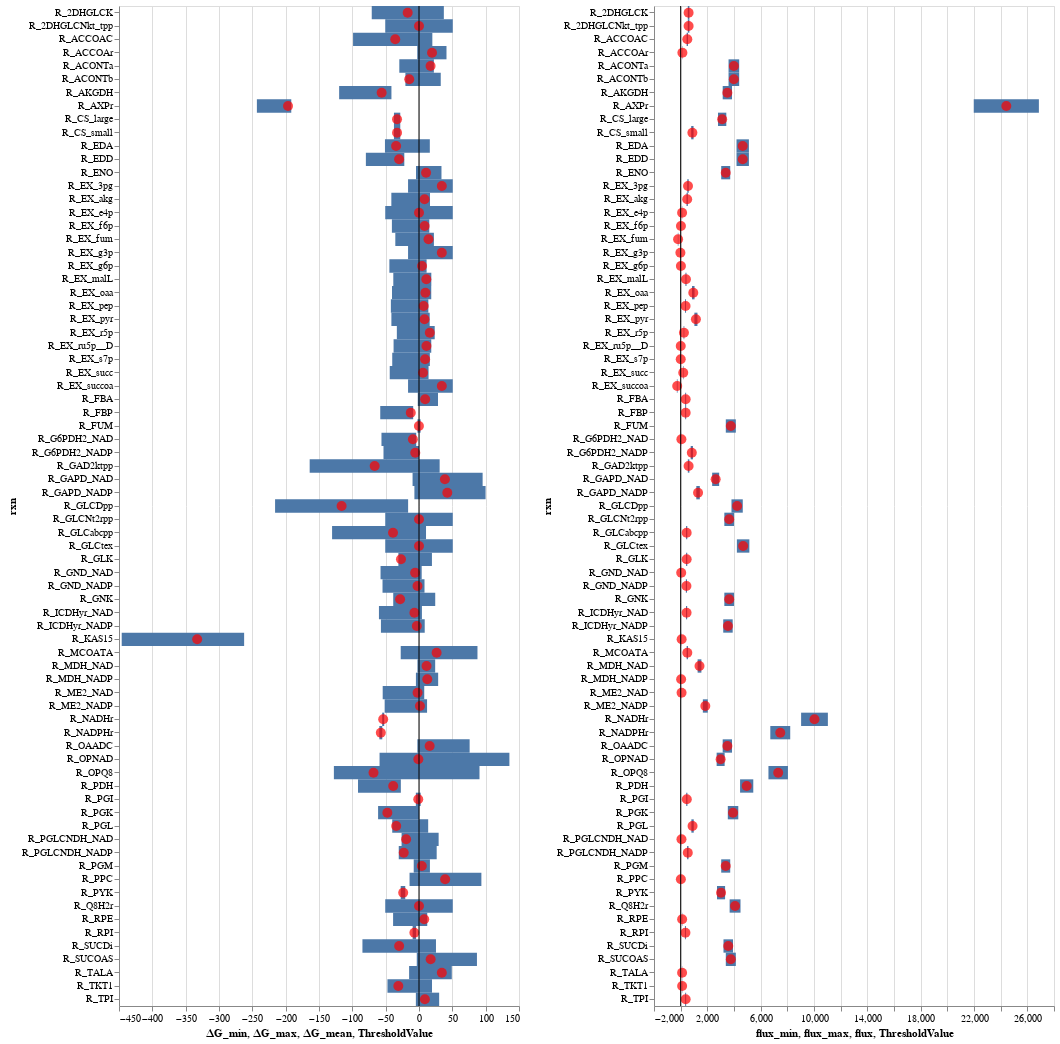

Here is the notebook cell this chart was saved with:
### Markdown cell above
### Fixing standard ∆G ranges - accoa reactions

 - The flux and ∆G range seem to be incompatible for reaction MCOATA
   - this one was estimated without the carriers, and it doesn't seem to have worked out, so i'll just set it to [-5, 5]
 - The flux and ∆G range seem to be incompatible for reaction R_ACCOAr  
   - this is a fake reaction to recycle accoa and coa, i'll set the lower bound to -35 kJ/mol

### Code cell
file_in = os.path.join(models_dir,f'{model_name}.xlsx')
data_dict = pd.read_excel(file_in, sheet_name=None, index_col=0)
flag, flux_df, dG_df = check_thermodynamic_feasibility(data_dict) 
dG_df['rxn'] = dG_df.index


flux_df['rxn'] = flux_df.index
flux_df['flux_min'] = flux_df['vref_mean (mmol/L/h)'] - flux_df['vref_std (mmol/L/h)']
flux_df['flux_max'] = flux_df['vref_mean (mmol/L/h)'] + flux_df['vref_std (mmol/L/h)']
flux_df['flux'] = flux_df['vref_mean (mmol/L/h)']

height=1000
width=400
plot_dG_and_flux(dG_df,  flux_df, height, width)

### Figure 1 — Vega-Lite specification as saved in the notebook (floating-point values rounded to 4 significant figures)
{"$schema": "https://vega.github.io/schema/vega-lite/v3.4.0.json", "config": {"mark": {"tooltip": null}, "view": {"height": 300, "width": 400}}, "datasets": {"data-026cce113e7c79705aaf8d9a3a0b2f9d": [{"flux": 450, "flux_max": 495, "flux_min": 405, "rxn": "R_GLCabcpp", "vref_mean (mmol/L/h)": 450, "vref_mean (mmol/L/h).1": 450, "vref_std (mmol/L/h)": 45, "vref_std (mmol/L/h).1": 45}, {"flux": 450, "flux_max": 495, "flux_min": 405, "rxn": "R_GLK", "vref_mean (mmol/L/h)": 450, "vref_mean (mmol/L/h).1": 450, "vref_std (mmol/L/h)": 45, "vref_std (mmol/L/h).1": 45}, {"flux": 3639, "flux_max": 4003.0, "flux_min": 3275.0, "rxn": "R_GLCNt2rpp", "vref_mean (mmol/L/h)": 3639, "vref_mean (mmol/L/h).1": 3639, "vref_std (mmol/L/h)": 363.9, "vref_std (mmol/L/h).1": 363.9}, {"flux": 3639, "flux_max": 4003.0, "flux_min": 3275.0, "rxn": "R_GNK", "vref_mean (mmol/L/h)": 3639, "vref_mean (mmol/L/h).1": 3639, "vref_std (mmol/L/h)": 363.9, "vref_std (mmol/L/h).1": 363.9}, {"flux": 595, "flux_max": 654.5, "flux_min": 535.5, "rxn": "R_2DHGLCNkt_tpp", "vref_mean (mmol/L/h)": 595, "vref_mean (mmol/L/h).1": 595, "vref_std (mmol/L/h)": 59.5, "vref_std (mmol/L/h).1": 59.5}, {"flux": 595, "flux_max": 654.5, "flux_min": 535.5, "rxn": "R_2DHGLCK", "vref_mean (mmol/L/h)": 595, "vref_mean (mmol/L/h).1": 595, "vref_std (mmol/L/h)": 59.5, "vref_std (mmol/L/h).1": 59.5}, {"flux": 61, "flux_max": 67.1, "flux_min": 54.9, "rxn": "R_PGLCNDH_NAD", "vref_mean (mmol/L/h)": 61, "vref_mean (mmol/L/h).1": 61, "vref_std (mmol/L/h)": 6.1, "vref_std (mmol/L/h).1": 6.1}, {"flux": 534, "flux_max": 587.4, "flux_min": 480.6, "rxn": "R_PGLCNDH_NADP", "vref_mean (mmol/L/h)": 534, "vref_mean (mmol/L/h).1": 534, "vref_std (mmol/L/h)": 53.4, "vref_std (mmol/L/h).1": 53.4}, {"flux": 4234, "flux_max": 4657.0, "flux_min": 3811.0, "rxn": "R_GLCDpp", "vref_mean (mmol/L/h)": 4234, "vref_mean (mmol/L/h).1": 4234, "vref_std (mmol/L/h)": 423.4, "vref_std (mmol/L/h).1": 423.4}, {"flux": 595, "flux_max": 654.5, "flux_min": 535.5, "rxn": "R_GAD2ktpp", "vref_mean (mmol/L/h)": 595, "vref_mean (mmol/L/h).1": 595, "vref_std (mmol/L/h)": 59.5, "vref_std (mmol/L/h).1": 59.5}, {"flux": 55, "flux_max": 60.5, "flux_min": 49.5, "rxn": "R_G6PDH2_NAD", "vref_mean (mmol/L/h)": 55, "vref_mean (mmol/L/h).1": 55, "vref_std (mmol/L/h)": 5.5, "vref_std (mmol/L/h).1": 5.5}, {"flux": 837, "flux_max": 920.7, "flux_min": 753.3, "rxn": "R_G6PDH2_NADP", "vref_mean (mmol/L/h)": 837, "vref_mean (mmol/L/h).1": 837, "vref_std (mmol/L/h)": 83.7, "vref_std (mmol/L/h).1": 83.7}, {"flux": 892, "flux_max": 981.2, "flux_min": 802.8, "rxn": "R_PGL", "vref_mean (mmol/L/h)": 892, "vref_mean (mmol/L/h).1": 892, "vref_std (mmol/L/h)": 89.2, "vref_std (mmol/L/h).1": 89.2}, {"flux": 41, "flux_max": 45.1, "flux_min": 36.9, "rxn": "R_GND_NAD", "vref_mean (mmol/L/h)": 41, "vref_mean (mmol/L/h).1": 41, "vref_std (mmol/L/h)": 4.1, "vref_std (mmol/L/h).1": 4.1}, {"flux": 432, "flux_max": 475.2, "flux_min": 388.8, "rxn": "R_GND_NADP", "vref_mean (mmol/L/h)": 432, "vref_mean (mmol/L/h).1": 432, "vref_std (mmol/L/h)": 43.2, "vref_std (mmol/L/h).1": 43.2}, {"flux": 357, "flux_max": 392.7, "flux_min": 321.3, "rxn": "R_RPI", "vref_mean (mmol/L/h)": 357, "vref_mean (mmol/L/h).1": 357, "vref_std (mmol/L/h)": 35.7, "vref_std (mmol/L/h).1": 35.7}, {"flux": 111, "flux_max": 122.1, "flux_min": 99.9, "rxn": "R_RPE", "vref_mean (mmol/L/h)": 111, "vref_mean (mmol/L/h).1": 111, "vref_std (mmol/L/h)": 11.1, "vref_std (mmol/L/h).1": 11.1}, {"flux": 111, "flux_max": 122.1, "flux_min": 99.9, "rxn": "R_TKT1", "vref_mean (mmol/L/h)": 111, "vref_mean (mmol/L/h).1": 111, "vref_std (mmol/L/h)": 11.1, "vref_std (mmol/L/h).1": 11.1}, {"flux": 107, "flux_max": 117.7, "flux_min": 96.3, "rxn": "R_TALA", "vref_mean (mmol/L/h)": 107, "vref_mean (mmol/L/h).1": 107, "vref_std (mmol/L/h)": 10.7, "vref_std (mmol/L/h).1": 10.7}, {"flux": 4653, "flux_max": 5118.0, "flux_min": 4188.0, "rxn": "R_EDD", "vref_mean (mmol/L/h)": 4653, "vref_mean (mmol/L/h).1": 4653, "vref_std (mmol/L/h)": 465.3, "vref_std (mmol/L/h).1": 465.3}, {"flux": 4653, "flux_max": 5118.0, "flux_min": 4188.0, "rxn": "R_EDA", "vref_mean (mmol/L/h)": 4653, "vref_mean (mmol/L/h).1": 4653, "vref_std (mmol/L/h)": 465.3, "vref_std (mmol/L/h).1": 465.3}, {"flux": 460, "flux_max": 506, "flux_min": 414, "rxn": "R_PGI", "vref_mean (mmol/L/h)": 460, "vref_mean (mmol/L/h).1": 460, "vref_std (mmol/L/h)": 46, "vref_std (mmol/L/h).1": 46}, {"flux": 374, "flux_max": 411.4, "flux_min": 336.6, "rxn": "R_FBP", "vref_mean (mmol/L/h)": 374, "vref_mean (mmol/L/h).1": 374, "vref_std (mmol/L/h)": 37.4, "vref_std (mmol/L/h).1": 37.4}, {"flux": 374, "flux_max": 411.4, "flux_min": 336.6, "rxn": "R_FBA", "vref_mean (mmol/L/h)": 374, "vref_mean (mmol/L/h).1": 374, "vref_std (mmol/L/h)": 37.4, "vref_std (mmol/L/h).1": 37.4}, {"flux": 374, "flux_max": 411.4, "flux_min": 336.6, "rxn": "R_TPI", "vref_mean (mmol/L/h)": 374, "vref_mean (mmol/L/h).1": 374, "vref_std (mmol/L/h)": 37.4, "vref_std (mmol/L/h).1": 37.4}, {"flux": 2625, "flux_max": 2888.0, "flux_min": 2362.0, "rxn": "R_GAPD_NAD", "vref_mean (mmol/L/h)": 2625, "vref_mean (mmol/L/h).1": 2625, "vref_std (mmol/L/h)": 262.5, "vref_std (mmol/L/h).1": 262.5}, {"flux": 1304, "flux_max": 1434.0, "flux_min": 1174.0, "rxn": "R_GAPD_NADP", "vref_mean (mmol/L/h)": 1304, "vref_mean (mmol/L/h).1": 1304, "vref_std (mmol/L/h)": 130.4, "vref_std (mmol/L/h).1": 130.4}, {"flux": 3929, "flux_max": 4322.0, "flux_min": 3536.0, "rxn": "R_PGK", "vref_mean (mmol/L/h)": 3929, "vref_mean (mmol/L/h).1": 3929, "vref_std (mmol/L/h)": 392.9, "vref_std (mmol/L/h).1": 392.9}, {"flux": 3379, "flux_max": 3717.0, "flux_min": 3041.0, "rxn": "R_PGM", "vref_mean (mmol/L/h)": 3379, "vref_mean (mmol/L/h).1": 3379, "vref_std (mmol/L/h)": 337.9, "vref_std (mmol/L/h).1": 337.9}, {"flux": 3379, "flux_max": 3717.0, "flux_min": 3041.0, "rxn": "R_ENO", "vref_mean (mmol/L/h)": 3379, "vref_mean (mmol/L/h).1": 3379, "vref_std (mmol/L/h)": 337.9, "vref_std (mmol/L/h).1": 337.9}, {"flux": 3029, "flux_max": 3332.0, "flux_min": 2726.0, "rxn": "R_PYK", "vref_mean (mmol/L/h)": 3029, "vref_mean (mmol/L/h).1": 3029, "vref_std (mmol/L/h)": 302.9, "vref_std (mmol/L/h).1": 302.9}, {"flux": 4951, "flux_max": 5446.0, "flux_min": 4456.0, "rxn": "R_PDH", "vref_mean (mmol/L/h)": 4951, "vref_mean (mmol/L/h).1": 4951, "vref_std (mmol/L/h)": 495.1, "vref_std (mmol/L/h).1": 495.1}, {"flux": 3502, "flux_max": 3852.0, "flux_min": 3152.0, "rxn": "R_OAADC", "vref_mean (mmol/L/h)": 3502, "vref_mean (mmol/L/h).1": 3502, "vref_std (mmol/L/h)": 350.2, "vref_std (mmol/L/h).1": 350.2}, {"flux": 15, "flux_max": 16.5, "flux_min": 13.5, "rxn": "R_PPC", "vref_mean (mmol/L/h)": 15, "vref_mean (mmol/L/h).1": 15, "vref_std (mmol/L/h)": 1.5, "vref_std (mmol/L/h).1": 1.5}, {"flux": 1848, "flux_max": 2033.0, "flux_min": 1663.0, "rxn": "R_ME2_NADP", "vref_mean (mmol/L/h)": 1848, "vref_mean (mmol/L/h).1": 1848, "vref_std (mmol/L/h)": 184.8, "vref_std (mmol/L/h).1": 184.8}, {"flux": 67, "flux_max": 73.7, "flux_min": 60.3, "rxn": "R_ME2_NAD", "vref_mean (mmol/L/h)": 67, "vref_mean (mmol/L/h).1": 67, "vref_std (mmol/L/h)": 6.7, "vref_std (mmol/L/h).1": 6.7}, {"flux": 1413, "flux_max": 1554.0, "flux_min": 1272.0, "rxn": "R_MDH_NAD", "vref_mean (mmol/L/h)": 1413, "vref_mean (mmol/L/h).1": 1413, "vref_std (mmol/L/h)": 141.3, "vref_std (mmol/L/h).1": 141.3}, {"flux": 36, "flux_max": 39.6, "flux_min": 32.4, "rxn": "R_MDH_NADP", "vref_mean (mmol/L/h)": 36, "vref_mean (mmol/L/h).1": 36, "vref_std (mmol/L/h)": 3.6, "vref_std (mmol/L/h).1": 3.6}, {"flux": 3761, "flux_max": 4137.0, "flux_min": 3385.0, "rxn": "R_FUM", "vref_mean (mmol/L/h)": 3761, "vref_mean (mmol/L/h).1": 3761, "vref_std (mmol/L/h)": 376.1, "vref_std (mmol/L/h).1": 376.1}, {"flux": 3568, "flux_max": 3925.0, "flux_min": 3211.0, "rxn": "R_SUCDi", "vref_mean (mmol/L/h)": 3568, "vref_mean (mmol/L/h).1": 3568, "vref_std (mmol/L/h)": 356.8, "vref_std (mmol/L/h).1": 356.8}, {"flux": 3761, "flux_max": 4137.0, "flux_min": 3385.0, "rxn": "R_SUCOAS", "vref_mean (mmol/L/h)": 3761, "vref_mean (mmol/L/h).1": 3761, "vref_std (mmol/L/h)": 376.1, "vref_std (mmol/L/h).1": 376.1}, {"flux": 3501, "flux_max": 3849.0, "flux_min": 3153.0, "rxn": "R_AKGDH", "vref_mean (mmol/L/h)": 3501, "vref_mean (mmol/L/h).1": 3501, "vref_std (mmol/L/h)": 347.8, "vref_std (mmol/L/h).1": 347.8}, {"flux": 3547, "flux_max": 3902.0, "flux_min": 3192.0, "rxn": "R_ICDHyr_NADP", "vref_mean (mmol/L/h)": 3547, "vref_mean (mmol/L/h).1": 3547, "vref_std (mmol/L/h)": 354.7, "vref_std (mmol/L/h).1": 354.7}, {"flux": 443, "flux_max": 487.3, "flux_min": 398.7, "rxn": "R_ICDHyr_NAD", "vref_mean (mmol/L/h)": 443, "vref_mean (mmol/L/h).1": 443, "vref_std (mmol/L/h)": 44.3, "vref_std (mmol/L/h).1": 44.3}, {"flux": 3990, "flux_max": 4389, "flux_min": 3591, "rxn": "R_ACONTa", "vref_mean (mmol/L/h)": 3990, "vref_mean (mmol/L/h).1": 3990, "vref_std (mmol/L/h)": 399, "vref_std (mmol/L/h).1": 399}, {"flux": 3990, "flux_max": 4389, "flux_min": 3591, "rxn": "R_ACONTb", "vref_mean (mmol/L/h)": 3990, "vref_mean (mmol/L/h).1": 3990, "vref_std (mmol/L/h)": 399, "vref_std (mmol/L/h).1": 399}, {"flux": 3112, "flux_max": 3423.0, "flux_min": 2801.0, "rxn": "R_CS_large", "vref_mean (mmol/L/h)": 3112, "vref_mean (mmol/L/h).1": 3112, "vref_std (mmol/L/h)": 311.2, "vref_std (mmol/L/h).1": 311.2}, {"flux": 878, "flux_max": 965.8, "flux_min": 790.2, "rxn": "R_CS_small", "vref_mean (mmol/L/h)": 878, "vref_mean (mmol/L/h).1": 878, "vref_std (mmol/L/h)": 87.8, "vref_std (mmol/L/h).1": 87.8}, {"flux": 498, "flux_max": 547.8, "flux_min": 448.2, "rxn": "R_ACCOAC", "vref_mean (mmol/L/h)": 498, "vref_mean (mmol/L/h).1": 498, "vref_std (mmol/L/h)": 49.8, "vref_std (mmol/L/h).1": 49.8}, {"flux": 73, "flux_max": 80.3, "flux_min": 65.7, "rxn": "R_KAS15", "vref_mean (mmol/L/h)": 73, "vref_mean (mmol/L/h).1": 73, "vref_std (mmol/L/h)": 7.3, "vref_std (mmol/L/h).1": 7.3}, {"flux": 498, "flux_max": 547.8, "flux_min": 448.2, "rxn": "R_MCOATA", "vref_mean (mmol/L/h)": 498, "vref_mean (mmol/L/h).1": 498, "vref_std (mmol/L/h)": 49.8, "vref_std (mmol/L/h).1": 49.8}, {"flux": 2998, "flux_max": 3298.0, "flux_min": 2698.0, "rxn": "R_OPNAD", "vref_mean (mmol/L/h)": 2998, "vref_mean (mmol/L/h).1": 2998, "vref_std (mmol/L/h)": 299.8, "vref_std (mmol/L/h).1": 299.8}, {"flux": 7315, "flux_max": 8046.0, "flux_min": 6584.0, "rxn": "R_OPQ8", "vref_mean (mmol/L/h)": 7315, "vref_mean (mmol/L/h).1": 7315, "vref_std (mmol/L/h)": 731.5, "vref_std (mmol/L/h).1": 731.5}, {"flux": 24420.0, "flux_max": 26870.0, "flux_min": 21980.0, "rxn": "R_AXPr", "vref_mean (mmol/L/h)": 24420.0, "vref_mean (mmol/L/h).1": 24420.0, "vref_std (mmol/L/h)": 2442.0, "vref_std (mmol/L/h).1": 2442.0}, {"flux": 10037, "flux_max": 11040.0, "flux_min": 9033.0, "rxn": "R_NADHr", "vref_mean (mmol/L/h)": 10037, "vref_mean (mmol/L/h).1": 10037, "vref_std (mmol/L/h)": 1004.0, "vref_std (mmol/L/h).1": 1004.0}, {"flux": 7470, "flux_max": 8217, "flux_min": 6723, "rxn": "R_NADPHr", "vref_mean (mmol/L/h)": 7470, "vref_mean (mmol/L/h).1": 7470, "vref_std (mmol/L/h)": 747, "vref_std (mmol/L/h).1": 747}, {"flux": 130, "flux_max": 143, "flux_min": 117, "rxn": "R_ACCOAr", "vref_mean (mmol/L/h)": 130, "vref_mean (mmol/L/h).1": 130, "vref_std (mmol/L/h)": 13, "vref_std (mmol/L/h).1": 13}, {"flux": 4080, "flux_max": 4488, "flux_min": 3672, "rxn": "R_Q8H2r", "vref_mean (mmol/L/h)": 4080, "vref_mean (mmol/L/h).1": 4080, "vref_std (mmol/L/h)": 408, "vref_std (mmol/L/h).1": 408}, {"flux": 4684, "flux_max": 5152.0, "flux_min": 4216.0, "rxn": "R_GLCtex", "vref_mean (mmol/L/h)": 4684, "vref_mean (mmol/L/h).1": 4684, "vref_std (mmol/L/h)": 468.4, "vref_std (mmol/L/h).1": 468.4}, {"flux": 1144, "flux_max": 1258.0, "flux_min": 1030.0, "rxn": "R_EX_pyr", "vref_mean (mmol/L/h)": 1144, "vref_mean (mmol/L/h).1": 1144, "vref_std (mmol/L/h)": 114.4, "vref_std (mmol/L/h).1": 114.4}, {"flux": 365, "flux_max": 401.5, "flux_min": 328.5, "rxn": "R_EX_pep", "vref_mean (mmol/L/h)": 365, "vref_mean (mmol/L/h).1": 365, "vref_std (mmol/L/h)": 36.5, "vref_std (mmol/L/h).1": 36.5}, {"flux": 18, "flux_max": 19.8, "flux_min": 16.2, "rxn": "R_EX_g6p", "vref_mean (mmol/L/h)": 18, "vref_mean (mmol/L/h).1": 18, "vref_std (mmol/L/h)": 1.8, "vref_std (mmol/L/h).1": 1.8}, {"flux": 246, "flux_max": 270.6, "flux_min": 221.4, "rxn": "R_EX_r5p", "vref_mean (mmol/L/h)": 246, "vref_mean (mmol/L/h).1": 246, "vref_std (mmol/L/h)": 24.6, "vref_std (mmol/L/h).1": 24.6}, {"flux": -20, "flux_max": -22, "flux_min": -18, "rxn": "R_EX_g3p", "vref_mean (mmol/L/h)": -20, "vref_mean (mmol/L/h).1": -20, "vref_std (mmol/L/h)": -2, "vref_std (mmol/L/h).1": -2}, {"flux": 107, "flux_max": 117.7, "flux_min": 96.3, "rxn": "R_EX_e4p", "vref_mean (mmol/L/h)": 107, "vref_mean (mmol/L/h).1": 107, "vref_std (mmol/L/h)": 10.7, "vref_std (mmol/L/h).1": 10.7}, {"flux": 21, "flux_max": 23.1, "flux_min": 18.9, "rxn": "R_EX_f6p", "vref_mean (mmol/L/h)": 21, "vref_mean (mmol/L/h).1": 21, "vref_std (mmol/L/h)": 2.1, "vref_std (mmol/L/h).1": 2.1}, {"flux": 550, "flux_max": 605, "flux_min": 495, "rxn": "R_EX_3pg", "vref_mean (mmol/L/h)": 550, "vref_mean (mmol/L/h).1": 550, "vref_std (mmol/L/h)": 55, "vref_std (mmol/L/h).1": 55}, {"flux": 946, "flux_max": 1041.0, "flux_min": 851.4, "rxn": "R_EX_oaa", "vref_mean (mmol/L/h)": 946, "vref_mean (mmol/L/h).1": 946, "vref_std (mmol/L/h)": 94.6, "vref_std (mmol/L/h).1": 94.6}, {"flux": 397, "flux_max": 436.7, "flux_min": 357.3, "rxn": "R_EX_malL", "vref_mean (mmol/L/h)": 397, "vref_mean (mmol/L/h).1": 397, "vref_std (mmol/L/h)": 39.7, "vref_std (mmol/L/h).1": 39.7}, {"flux": 489, "flux_max": 537.9, "flux_min": 440.1, "rxn": "R_EX_akg", "vref_mean (mmol/L/h)": 489, "vref_mean (mmol/L/h).1": 489, "vref_std (mmol/L/h)": 48.9, "vref_std (mmol/L/h).1": 48.9}, {"flux": 193, "flux_max": 212.3, "flux_min": 173.7, "rxn": "R_EX_succ", "vref_mean (mmol/L/h)": 193, "vref_mean (mmol/L/h).1": 193, "vref_std (mmol/L/h)": 19.3, "vref_std (mmol/L/h).1": 19.3}, {"flux": 5, "flux_max": 5.5, "flux_min": 4.5, "rxn": "R_EX_ru5p__D", "vref_mean (mmol/L/h)": 5, "vref_mean (mmol/L/h).1": 5, "vref_std (mmol/L/h)": 0.5, "vref_std (mmol/L/h).1": 0.5}, {"flux": -193, "flux_max": -212.3, "flux_min": -173.7, "rxn": "R_EX_fum", "vref_mean (mmol/L/h)": -193, "vref_mean (mmol/L/h).1": -193, "vref_std (mmol/L/h)": -19.3, "vref_std (mmol/L/h).1": -19.3}, {"flux": 4, "flux_max": 4.4, "flux_min": 3.6, "rxn": "R_EX_s7p", "vref_mean (mmol/L/h)": 4, "vref_mean (mmol/L/h).1": 4, "vref_std (mmol/L/h)": 0.4, "vref_std (mmol/L/h).1": 0.4}, {"flux": -260, "flux_max": -286, "flux_min": -234, "rxn": "R_EX_succoa", "vref_mean (mmol/L/h)": -260, "vref_mean (mmol/L/h).1": -260, "vref_std (mmol/L/h)": -26, "vref_std (mmol/L/h).1": -26}], "data-7d1a8a984ecc874dde12d916b8ca10ac": [{"rxn": "R_GLCabcpp", "∆G_max": 10.53, "∆G_mean": -39.0, "∆G_min": -130.4}, {"rxn": "R_GLK", "∆G_max": 19.41, "∆G_mean": -27.04, "∆G_min": -30.93}, {"rxn": "R_GLCNt2rpp", "∆G_max": 50.64, "∆G_mean": 0, "∆G_min": -50.64}, {"rxn": "R_GNK", "∆G_max": 24.34, "∆G_mean": -28.32, "∆G_min": -38.65}, {"rxn": "R_2DHGLCNkt_tpp", "∆G_max": 50.64, "∆G_mean": 0, "∆G_min": -50.64}, {"rxn": "R_2DHGLCK", "∆G_max": 37.27, "∆G_mean": -16.98, "∆G_min": -70.88}, {"rxn": "R_PGLCNDH_NAD", "∆G_max": 29.45, "∆G_mean": -19.29, "∆G_min": -26.11}, {"rxn": "R_PGLCNDH_NADP", "∆G_max": 26.53, "∆G_mean": -22.88, "∆G_min": -30.37}, {"rxn": "R_GLCDpp", "∆G_max": -16.32, "∆G_mean": -116.1, "∆G_min": -215.9}, {"rxn": "R_GAD2ktpp", "∆G_max": 30.98, "∆G_mean": -66.5, "∆G_min": -164.0}, {"rxn": "R_G6PDH2_NAD", "∆G_max": -4.187, "∆G_mean": -9.168, "∆G_min": -56.29}, {"rxn": "R_G6PDH2_NADP", "∆G_max": -0.06283, "∆G_mean": -5.588, "∆G_min": -53.26}, {"rxn": "R_PGL", "∆G_max": 13.77, "∆G_mean": -34.18, "∆G_min": -40.15}, {"rxn": "R_GND_NAD", "∆G_max": 4.036, "∆G_mean": -5.824, "∆G_min": -57.68}, {"rxn": "R_GND_NADP", "∆G_max": 8.251, "∆G_mean": -2.234, "∆G_min": -54.72}, {"rxn": "R_RPI", "∆G_max": -4.382, "∆G_mean": -6.928, "∆G_min": -9.531}, {"rxn": "R_RPE", "∆G_max": 12.37, "∆G_mean": 7.823, "∆G_min": -38.86}, {"rxn": "R_TKT1", "∆G_max": 19.51, "∆G_mean": -31.02, "∆G_min": -47.3}, {"rxn": "R_TALA", "∆G_max": 49.18, "∆G_mean": 34.24, "∆G_min": -14.84}, {"rxn": "R_EDD", "∆G_max": -22.04, "∆G_mean": -29.87, "∆G_min": -79.68}, {"rxn": "R_EDA", "∆G_max": 16.23, "∆G_mean": -34.34, "∆G_min": -51.07}, {"rxn": "R_PGI", "∆G_max": 2.48, "∆G_mean": -1.126, "∆G_min": -4.716}, {"rxn": "R_FBP", "∆G_max": -8.737, "∆G_mean": -12.33, "∆G_min": -58.13}, {"rxn": "R_FBA", "∆G_max": 28.47, "∆G_mean": 9.227, "∆G_min": -1.85}, {"rxn": "R_TPI", "∆G_max": 30.23, "∆G_mean": 8.833, "∆G_min": -4.704}, {"rxn": "R_GAPD_NAD", "∆G_max": 95.44, "∆G_mean": 38.86, "∆G_min": -9.641}, {"rxn": "R_GAPD_NADP", "∆G_max": 99.88, "∆G_mean": 42.45, "∆G_min": -6.898}, {"rxn": "R_PGK", "∆G_max": 0.2409, "∆G_mean": -47.47, "∆G_min": -61.36}, {"rxn": "R_PGM", "∆G_max": 16.38, "∆G_mean": 4.23, "∆G_min": -7.92}, {"rxn": "R_ENO", "∆G_max": 33.71, "∆G_mean": 10.62, "∆G_min": -4.489}, {"rxn": "R_PYK", "∆G_max": -20.62, "∆G_mean": -23.72, "∆G_min": -27.46}, {"rxn": "R_PDH", "∆G_max": -27.23, "∆G_mean": -38.72, "∆G_min": -91.48}, {"rxn": "R_OAADC", "∆G_max": 75.96, "∆G_mean": 15.98, "∆G_min": -2.438}, {"rxn": "R_PPC", "∆G_max": 93.57, "∆G_mean": 39.23, "∆G_min": -14.16}, {"rxn": "R_ME2_NADP", "∆G_max": 12.09, "∆G_mean": 1.436, "∆G_min": -51.51}, {"rxn": "R_ME2_NAD", "∆G_max": 7.857, "∆G_mean": -2.154, "∆G_min": -54.45}, {"rxn": "R_MDH_NAD", "∆G_max": 24.27, "∆G_mean": 11.34, "∆G_min": -2.326}, {"rxn": "R_MDH_NADP", "∆G_max": 28.74, "∆G_mean": 12.43, "∆G_min": -4.623}, {"rxn": "R_FUM", "∆G_max": 2.372, "∆G_mean": -0.1382, "∆G_min": -2.353}, {"rxn": "R_SUCDi", "∆G_max": 25.46, "∆G_mean": -29.78, "∆G_min": -84.84}, {"rxn": "R_SUCOAS", "∆G_max": 86.92, "∆G_mean": 17.46, "∆G_min": -3.35}, {"rxn": "R_AKGDH", "∆G_max": -41.35, "∆G_mean": -56.04, "∆G_min": -119.8}, {"rxn": "R_ICDHyr_NADP", "∆G_max": 8.574, "∆G_mean": -3.281, "∆G_min": -57.11}, {"rxn": "R_ICDHyr_NAD", "∆G_max": 4.38, "∆G_mean": -6.872, "∆G_min": -60.09}, {"rxn": "R_ACONTa", "∆G_max": 22.3, "∆G_mean": 17.37, "∆G_min": -29.52}, {"rxn": "R_ACONTb", "∆G_max": 32.62, "∆G_mean": -14.63, "∆G_min": -20.39}, {"rxn": "R_CS_large", "∆G_max": -28.1, "∆G_mean": -32.94, "∆G_min": -37.58}, {"rxn": "R_CS_small", "∆G_max": -28.1, "∆G_mean": -32.94, "∆G_min": -37.58}, {"rxn": "R_ACCOAC", "∆G_max": 20.01, "∆G_mean": -35.62, "∆G_min": -98.9}, {"rxn": "R_KAS15", "∆G_max": -262.3, "∆G_mean": -332.7, "∆G_min": -445.9}, {"rxn": "R_MCOATA", "∆G_max": 87.7, "∆G_mean": 26.42, "∆G_min": -27.42}, {"rxn": "R_OPNAD", "∆G_max": 135.6, "∆G_mean": -0.9792, "∆G_min": -59.15}, {"rxn": "R_OPQ8", "∆G_max": 90.74, "∆G_mean": -68.25, "∆G_min": -127.7}, {"rxn": "R_AXPr", "∆G_max": -191.6, "∆G_mean": -196.5, "∆G_min": -243.2}, {"rxn": "R_NADHr", "∆G_max": -52.21, "∆G_mean": -53.69, "∆G_min": -55.21}, {"rxn": "R_NADPHr", "∆G_max": -55.1, "∆G_mean": -57.28, "∆G_min": -59.51}, {"rxn": "R_ACCOAr", "∆G_max": 41.24, "∆G_mean": 19.56, "∆G_min": -2.629}, {"rxn": "R_Q8H2r", "∆G_max": 50.64, "∆G_mean": 0, "∆G_min": -50.64}, {"rxn": "R_GLCtex", "∆G_max": 50.64, "∆G_mean": 0, "∆G_min": -50.64}, {"rxn": "R_EX_pyr", "∆G_max": 16.03, "∆G_mean": 8.248, "∆G_min": -41.42}, {"rxn": "R_EX_pep", "∆G_max": 14.01, "∆G_mean": 6.998, "∆G_min": -42.18}, {"rxn": "R_EX_g6p", "∆G_max": 11.4, "∆G_mean": 4.587, "∆G_min": -44.43}, {"rxn": "R_EX_r5p", "∆G_max": 23.56, "∆G_mean": 16.2, "∆G_min": -33.23}, {"rxn": "R_EX_g3p", "∆G_max": 50.64, "∆G_mean": 34.2, "∆G_min": -16.41}, {"rxn": "R_EX_e4p", "∆G_max": 50.64, "∆G_mean": 0, "∆G_min": -50.64}, {"rxn": "R_EX_f6p", "∆G_max": 15.43, "∆G_mean": 8.481, "∆G_min": -40.65}, {"rxn": "R_EX_3pg", "∆G_max": 50.64, "∆G_mean": 34.2, "∆G_min": -16.41}, {"rxn": "R_EX_oaa", "∆G_max": 18.37, "∆G_mean": 9.556, "∆G_min": -40.49}, {"rxn": "R_EX_malL", "∆G_max": 18.47, "∆G_mean": 10.97, "∆G_min": -38.54}, {"rxn": "R_EX_akg", "∆G_max": 16.51, "∆G_mean": 8.347, "∆G_min": -41.48}, {"rxn": "R_EX_succ", "∆G_max": 14.34, "∆G_mean": 5.997, "∆G_min": -43.9}, {"rxn": "R_EX_ru5p__D", "∆G_max": 18.38, "∆G_mean": 11.19, "∆G_min": -38.13}, {"rxn": "R_EX_fum", "∆G_max": 22.35, "∆G_mean": 14.27, "∆G_min": -35.52}, {"rxn": "R_EX_s7p", "∆G_max": 16.26, "∆G_mean": 9.131, "∆G_min": -40.14}, {"rxn": "R_EX_succoa", "∆G_max": 50.64, "∆G_mean": 34.2, "∆G_min": -16.41}], "data-d7255ad842f014c46f35befde053a015": [{"Threshold": "hazardous", "ThresholdValue": 0}]}, "hconcat": [{"data": {"name": "data-7d1a8a984ecc874dde12d916b8ca10ac"}, "layer": [{"encoding": {"x": {"field": "∆G_min", "type": "quantitative"}, "x2": {"field": "∆G_max"}, "y": {"field": "rxn", "type": "nominal"}}, "height": 1000, "mark": "rect", "width": 400}, {"encoding": {"tooltip": [{"field": "rxn", "type": "nominal"}, {"field": "∆G_min", "type": "quantitative"}, {"field": "∆G_mean", "type": "quantitative"}, {"field": "∆G_max", "type": "quantitative"}], "x": {"field": "∆G_mean", "type": "quantitative"}, "y": {"field": "rxn", "type": "nominal"}}, "mark": {"color": "red", "filled": true, "size": 100, "type": "point"}, "selection": {"selector009": {"bind": "scales", "encodings": ["x", "y"], "type": "interval"}}}, {"data": {"name": "data-d7255ad842f014c46f35befde053a015"}, "encoding": {"x": {"field": "ThresholdValue", "type": "quantitative"}}, "mark": "rule"}]}, {"data": {"name": "data-026cce113e7c79705aaf8d9a3a0b2f9d"}, "layer": [{"encoding": {"x": {"field": "flux_min", "type": "quantitative"}, "x2": {"field": "flux_max"}, "y": {"field": "rxn", "type": "nominal"}}, "height": 1000, "mark": "rect", "width": 400}, {"encoding": {"tooltip": [{"field": "rxn", "type": "nominal"}, {"field": "flux", "type": "quantitative"}], "x": {"field": "flux", "type": "quantitative"}, "y": {"field": "rxn", "type": "nominal"}}, "mark": {"color": "red", "filled": true, "size": 100, "type": "point"}, "selection": {"selector010": {"bind": "scales", "encodings": ["x", "y"], "type": "interval"}}}, {"data": {"name": "data-d7255ad842f014c46f35befde053a015"}, "encoding": {"x": {"field": "ThresholdValue", "type": "quantitative"}}, "mark": "rule"}]}]}
